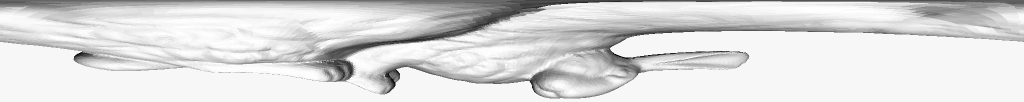
#> input picture images/img01.png, 2048 x 204 px (shown at 1/2 size); its folder holds 5 pictures in this run
$ python photometric_stereo.py
#> lines starting #> are read from the running program, lines starting #| are printed output that depends on the picture; after the words box and inside, x2 and y2 are one past the last pixel; in counts of white or black regions, pixels touching at a corner belong together
import numpy as np
import cv2
import glob

#Load images:
image_paths = sorted(glob.glob("images/*.png"))

images = []

for path in image_paths:
    img = cv2.imread(path, cv2.IMREAD_GRAYSCALE)
#> img is the input picture: shape (204, 2048); min 0, max 254, mean 219.4
    images.append(img.astype(np.float32))

images = np.stack(images, axis=0)

#Load light directions:
L = np.loadtxt("light_directions.txt")

#Load mask:
mask = cv2.imread("images/img01.png", 0) > 0
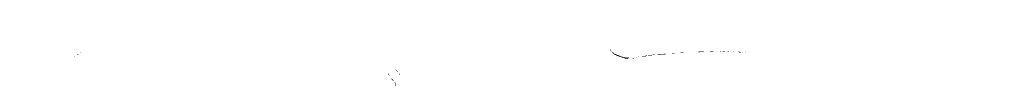
#> mask: shape (204, 2048) bool (shown at 1/2 size); 100% white; black in thin lines or dots, all inside (x1, y1, x2, y2) = (149, 99, 1492, 172)

#Step 2 Collect Intensity Vector
#For each pixel:
h, w = mask.shape
#> h = 204; w = 2048
num_images = images.shape[0]
#> num_images = 5

albedo = np.zeros((h, w))
normals = np.zeros((h, w, 3))

#Step 3 Build Light Matrix

#Step 4 Solve Least Squares

L_pinv = np.linalg.pinv(L)

for y in range(h):
    for x in range(w):

        if not mask[y, x]:
            continue

        I = images[:, y, x]

#> (the run stopped early here; a loop or call above may not have finished)
